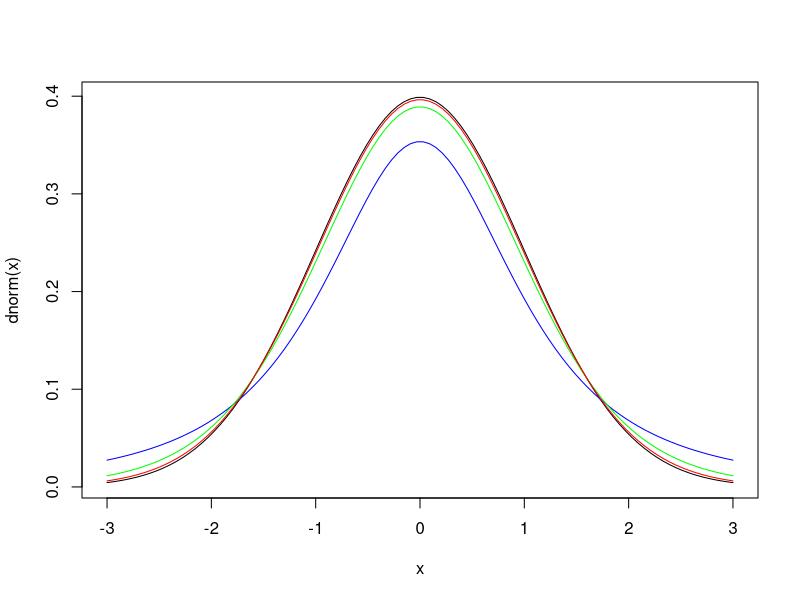
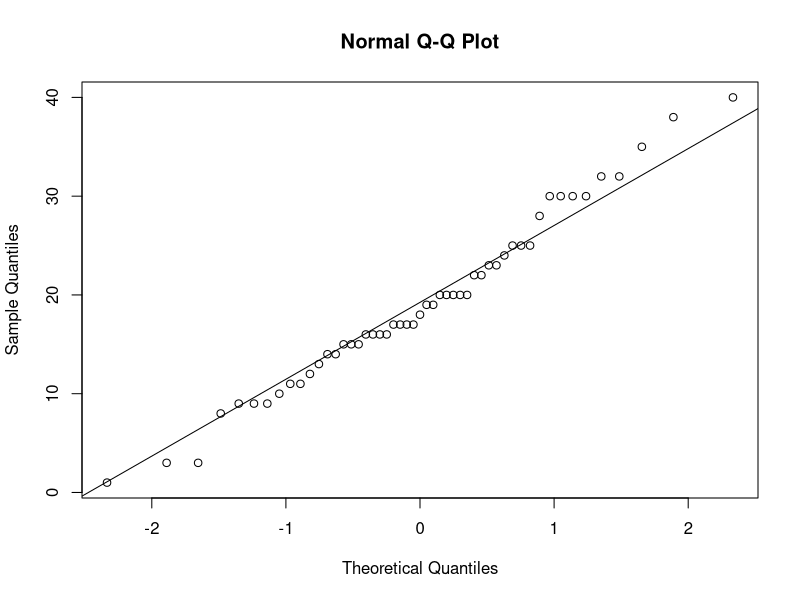

Here is the R script that generated these plots, in order:
##### A Demo of Confidence Level Interpretation #####
# a function to get the confidence interval for population proportion
get_ci <- function(sample, conf_level = 0.95) {
  phat <- mean(sample)
  ci <- phat + c(-1, 1) * qnorm(0.5 + conf_level / 2) * sqrt(phat * (1 - phat) / length(sample))
  ci
}

# a function to check whether ptrue lies inside ci
ptrue_in_ci <- function(ci, ptrue) {
  ci[1] <= ptrue & ptrue <= ci[2]
}

### demo
ptrue <- 0.143
population <- rbinom(n = 10000, size = 1, prob = ptrue)

sample_1 <- sample(population, size = 389)
(ci_1 <- get_ci(sample_1))
ptrue_in_ci(ci_1, ptrue)

sample_2 <- sample(population, size = 389)
(ci_2 <- get_ci(sample_2))
ptrue_in_ci(ci_2, ptrue)

sample_3 <- sample(population, size = 389)
(ci_3 <- get_ci(sample_3))
ptrue_in_ci(ci_3, ptrue)

# when the confidence level is 0.95
nsamples <- 1000
sample_results <- replicate(nsamples, ptrue_in_ci(get_ci(sample(population, size = 389), conf_level = 0.95), ptrue))
sample_results
mean(sample_results)

# when the confidence level is 0.8
nsamples <- 1000
sample_results <- replicate(nsamples, ptrue_in_ci(get_ci(sample(population, size = 389), conf_level = 0.8), ptrue))
sample_results
mean(sample_results)


##### Finding z_{alpha/2} #####
# 1. confidence level = 0.9, alpha = 0.1
qnorm(1 - 0.1 / 2)
qnorm(0.1 / 2, lower.tail = FALSE)

# 2. confidence level = 0.95, alpha = 0.05
qnorm(1 - 0.05 / 2)
qnorm(0.05 / 2, lower.tail = FALSE)

# 3. confidence level = 0.99, alpha = 0.01
qnorm(1 - 0.01 / 2)
qnorm(0.01 / 2, lower.tail = FALSE)


##### Directly Get Confidence Intervals #####
### 1. For proportion
prop.test(x = 51, n = 300, conf.level = 0.98, alternative = "two.sided")
prop.test(x = 170, n = 1000, conf.level = 0.98, alternative = "two.sided")

### 2. For mean
cigs <- c(1,3,3,8,9,9,9,10,11,11,12,13,14,14,15,15,15,16,
          16,16,16,17,17,17,17,18,19,19,20,20,20,20,20,22,22,
          23,23,24,25,25,25,28,30,30,30,30,32,32,35,38,40)
t.test(x = cigs, conf.level = 0.99, 
       alternative = "two.sided")


##### t-distribution #####
### 1. t-distribution vs. normal distribution
x <- seq(-3, 3, length.out = 100)
plot(x = x, y = dnorm(x), type = "l", col = "black") # normal distribution
lines(x = x, y = dt(x, df = 2), type = "l", col = "blue") # t_2
lines(x = x, y = dt(x, df = 10), type = "l", col = "green") # t_10
lines(x = x, y = dt(x, df = 40), type = "l", col = "red") # t_40

### 2. calculate probabilities and percentiles
qt(1 - 0.005, df = 11)
qt(0.005, df = 11, lower.tail = FALSE)

qt(0.99, df = 21)

1 - pt(2, df = 14)
pt(2, df = 14, lower.tail = FALSE)


##### Example 8.8 #####
cigs <- c(1,3,3,8,9,9,9,10,11,11,12,13,14,14,15,15,15,16,
          16,16,16,17,17,17,17,18,19,19,20,20,20,20,20,22,22,
          23,23,24,25,25,25,28,30,30,30,30,32,32,35,38,40)
stem(cigs)
qqnorm(cigs)
qqline(cigs)

mean(cigs)
sd(cigs)
length(cigs)
qt(1 - 0.005, df = 50)
(moe <- qt(1 - 0.005, df = 50) * sd(cigs) / sqrt(length(cigs)))
mean(cigs) + c(-1, 1) * moe

t.test(x = cigs, conf.level = 0.99, 
       alternative = "two.sided")
